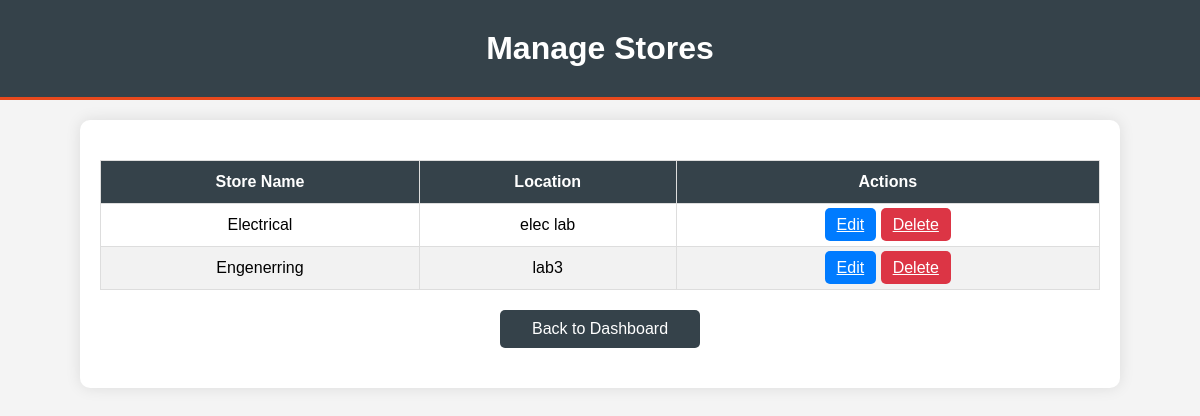
Page /dashboard/manage_stores/ (signed in) on the committed database.
### dashboard/models.py (models this page shows, shortened)
class Store(models.Model):
    name = models.CharField(max_length=255)
    location = models.CharField(max_length=255, blank=True, null=True)
    remarks = models.TextField(blank=True, null=True)

### dashboard/views.py (the view)
# urls.py: path('manage_stores/', views.manage_stores_view, name='manage_stores'),
@login_required
def manage_stores_view(request):
    stores = Store.objects.all()
    return render(request, 'manage_stores.html', {'stores': stores})

### dashboard/templates/manage_stores.html (shortened to what this page needs)
<!DOCTYPE html>
<html lang="en">
<head>
</head>
<body>
    <header>
        <h1>Manage Stores</h1>
    </header>
    <div class="container">
        <table>
            <thead>
                <tr>
                    <th>Store Name</th>
                    <th>Location</th>
                    <th>Actions</th>
                </tr>
            </thead>
            <tbody>
                {% for store in stores %}
                <tr>
                    <td>{{ store.name }}</td>
                    <td>{{ store.location }}</td>
                    <td>
                        <a href="{% url 'edit_store' store.id %}" class="btn btn-primary">Edit</a>
                        <a href="{% url 'delete_store' store.id %}" class="btn btn-danger">Delete</a>
                    </td>
                </tr>
                {% endfor %}
            </tbody>
        </table>
        <a href="{% url 'dashboard' %}" class="btn-back">Back to Dashboard</a>
    </div>
</body>
</html>

### dashboard/templates/manage_stores.html (style rules this page uses)
body { background-color: #f4f4f4; font-family: Arial, sans-serif; margin: 0; padding: 0; }
header { background-color: #35424a; color: #ffffff; padding: 20px; text-align: center; border-bottom: 3px solid #e8491d; }
.container { margin: 20px auto; max-width: 1000px; padding: 20px; background-color: #ffffff; border-radius: 10px; box-shadow: 0 0 15px rgba(0, 0, 0, 0.1); }
h1 { margin: 0; padding: 10px 0; }
table { width: 100%; border-collapse: collapse; margin-top: 20px; }
th, td { padding: 12px; text-align: center; border: 1px solid #dddddd; }
th { background-color: #35424a; color: #ffffff; }
tr:nth-child(even) { background-color: #f2f2f2; }
.btn { padding: 8px 12px; border: none; border-radius: 5px; cursor: pointer; transition: background-color 0.3s; }
.btn-primary { background-color: #007bff; color: #ffffff; }
.btn-danger { background-color: #dc3545; color: #ffffff; }
.btn-back { display: block; margin: 20px auto; padding: 10px 15px; background-color: #35424a; color: #ffffff; border: none; border-radius: 5px; text-decoration: none; text-align: center; transition: background-color 0.3s; max-width: 170px; }

### rows in the picture
Store: name "Electrical", location "elec lab"
Store: name "Engenerring", location "lab3"
